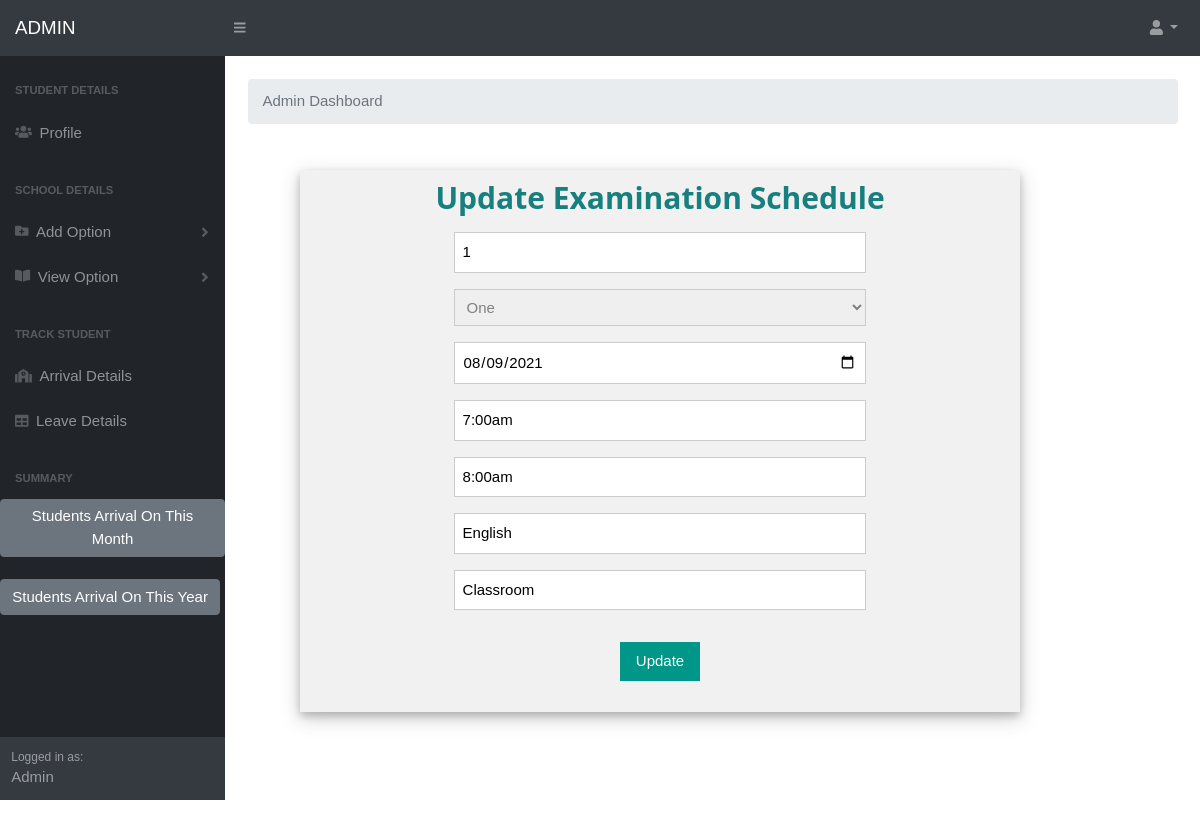
Screenshot of /updateexam.php?examid=1 (signed in) with the database file from the repository.
### tables this page shows
CREATE TABLE `examsched` (
  `examid` varchar(50) NOT NULL,
  `grade` varchar(100) NOT NULL,
  `date` varchar(15) NOT NULL,
  `time_start` varchar(15) NOT NULL,
  `time_end` varchar(15) NOT NULL,
  `subject` varchar(15) NOT NULL,
  `venue` varchar(100) NOT NULL
);

### updateexam.php (the view, shortened to what this page needs)
<?php
include('connect.php');
 if(empty($_SESSION['aid']))
 {
	 echo "<script>window.location.href='adminlogin.php'</script>";
 }
 else
 {
    include('adminmenu.php');
    $examid=$_GET['examid'];
    $sel="select * from examsched where examid='$examid'";
	$res=$con->query($sel);
	$data=mysqli_fetch_array($res);
?>
<body>
<form method="post" id='myForm' novalidate="novalidate" enctype="multipart/form-data">
<center>
<br><br><br><br>
<table width='90%' border='0' align='center'>
<tr align='center'>
<td>
<div class="w3-container w3-card-4 w3-light-grey w3-text-black " style='width:60%; position:absolute; top: 170px; right:180px;'>
<h2 class="w3-center" style='color:#177F7D'><b>Update Examination Schedule</b></h2>
<div class="w3-row w3-section " style='width:60%;'>
    <div class="w3-rest">
      <input class="w3-input w3-border" name="examid" type="text" value="<?php echo $data['examid'] ?>" placeholder="Enter ExamID" required>
    </div>
</div>
<div class="w3-row w3-section" style='width:60%'>
    <div class="w3-rest">
     <select type="text" class="w3-input w3-border" name='grade' id='grade' style='color:grey' required>
		  <option><?php echo $data['grade'] ?></option>
		</select>
    </div>
</div>
<div class="w3-row w3-section " style='width:60%;'>
    <div class="w3-rest">
      <input class="w3-input w3-border" name="date" type="date" value="<?php echo $data['date'] ?>" placeholder="Enter Date" required>
    </div>
</div>
<div class="w3-row w3-section " style='width:60%;'>
    <div class="w3-rest">
      <input class="w3-input w3-border" name="time_start" type="text" value="<?php echo $data['time_start'] ?>" placeholder="Enter Start Time" required>
    </div>
</div>
<div class="w3-row w3-section " style='width:60%;'>
    <div class="w3-rest">
      <input class="w3-input w3-border" name="time_end" type="time_end" value="<?php echo $data['time_end'] ?>" placeholder="Enter End Time" required>
    </div>
</div>
<div class="w3-row w3-section " style='width:60%;'>
    <div class="w3-rest">
      <input class="w3-input w3-border" name="subject" type="text" value="<?php echo $data['subject'] ?>" placeholder="Enter Subject" required>
    </div>
</div>
<div class="w3-row w3-section " style='width:60%;'>
    <div class="w3-rest">
      <input class="w3-input w3-border" name="venue" type="text" value="<?php echo $data['venue'] ?>" placeholder="Enter Venue" required>
    </div>
</div>
<p class="w3-center">
<input type='submit' class="w3-button w3-section w3-teal w3-ripple" value='Update' name='update'>
</p>
</center>
</form>
</body>
</html>
<?php
 }
?>

### w.css (style rules this page uses)
html { box-sizing:border-box }
*,*:before,*:after { box-sizing:inherit }
html { -ms-text-size-adjust:100%;-webkit-text-size-adjust:100% }
body { margin:0 }
button,input,select,textarea { font:inherit;margin:0 }
button,input { overflow:visible }
button,select { text-transform:none }
button,html [type=button],[type=reset],[type=submit] { -webkit-appearance:button }
html,body { font-family:Verdana,sans-serif;font-size:15px;line-height:1.5 }
html { overflow-x:hidden }
h1,h2,h3,h4,h5,h6,.w3-slim,.w3-wide { font-family:"Segoe UI",Arial,sans-serif }
h2 { font-size:30px }
h1,h2,h3,h4,h5,h6 { font-weight:400;margin:10px 0 }
.w3-btn,.w3-btn-block,.w3-button { border:none;display:inline-block;outline:0;padding:6px 16px;vertical-align:middle;overflow:hidden;text-decoration:none!important;color:#fff;background-color:#000;text-align:center;cursor:pointer;white-space:nowrap }
.w3-button { color:#000;background-color:#f1f1f1;padding:8px 16px }
.w3-btn,.w3-btn-floating,.w3-btn-floating-large,.w3-closenav,.w3-opennav,.w3-btn-block,.w3-button { -webkit-touch-callout:none;-webkit-user-select:none;-khtml-user-select:none;-moz-user-select:none;-ms-user-select:none;user-select:none }
.w3-ripple { -webkit-transition:opacity 0s;transition:opacity 0s }
.w3-input { padding:8px;display:block;border:none;border-bottom:1px solid #808080;width:100% }
.w3-container:after,.w3-container:before,.w3-panel:after,.w3-panel:before,.w3-row:after,.w3-row:before,.w3-row-padding:after,.w3-row-padding:before,.w3-cell-row:before,.w3-cell-row:after, .w3-topnav:after,.w3-topnav:before,.w3-clear:after,.w3-clear:before,.w3-btn-group:before,.w3-btn-group:after,.w3-btn-bar:before,.w3-btn-bar:after,.w3-bar:before,.w3-bar:after { content:"";display:table;clear:both }
.w3-rest { overflow:hidden }
.w3-center { text-align:center!important }
.w3-border { border:1px solid #ccc!important }
.w3-section { margin-top:16px!important;margin-bottom:16px!important }
.w3-container { padding:0.01em 16px }
.w3-card-4,.w3-hover-shadow:hover { box-shadow:0 4px 8px 0 rgba(0,0,0,0.2),0 6px 20px 0 rgba(0,0,0,0.19)!important }
.w3-teal,.w3-hover-teal:hover { color:#fff!important;background-color:#009688!important }
.w3-light-grey,.w3-hover-light-grey:hover,.w3-light-gray,.w3-hover-light-gray:hover { color:#000!important;background-color:#f1f1f1!important }
.w3-text-black,.w3-hover-text-black:hover { color:#000!important }

### rows the page displays
examsched: examid "1", grade "One", date "08/09/2021", time_start "7:00am", time_end "8:00am", subject "English", venue "Classroom"
